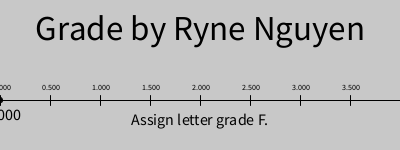
Frame 1 (no input)
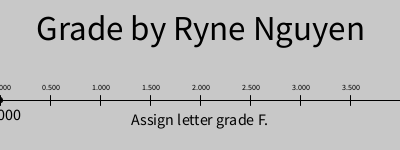
Frame 60 (the mouse pressed at the canvas centre just before this capture)
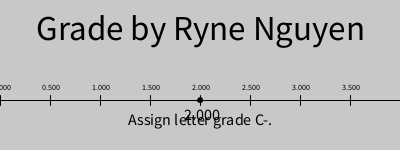
Frame 120 (the mouse held since frame 60 and released just before this capture)

The Processing sketch that drew these frames (run headless with seeded random() and noise(); from frame 60 on, the mouse is pressed at the canvas centre):

// Processing sketch: gradingapp
// ── gradingapp.pde
// Ryne Nguyen | Grading Apps | 13 Sept. 2024
float grade;
void setup() {
  size(400, 150);
  background(200);
}

void draw () {
  background(200);
  textSize(35);
  textAlign(CENTER);
  fill(0);
  text("Grade by Ryne Nguyen", width/2, 40);

  line(0, 100, width, 100);
  for (int i=0; i<width; i+=50) {
    line(i, 95, i, 105);
    textSize(8);
    text((float)i/width*4, i, 90);
  }

  ellipse(mouseX, 100, 5, 5);
  textSize(16);
  text((float)mouseX/width*4, mouseX, 120);
  assignGrade((float)mouseX/width*4);
  grade = random(0, 4.0001);
}

void assignGrade(float tgrade) {
  if (tgrade >= 3.51) {
    text("Assign letter grade A.", width/2, 125);
  } else if (tgrade >= 3.0) { // In one conditional statement, you can only ever have one if and one else. However, you can have as many else if's as you like!
    text("Assign letter grade A-", width/2, 125);
  } else if (tgrade >= 2.84) { // In one conditional statement, you can only ever have one if and one else. However, you can have as many else if's as you like!
    text("Assign letter grade B+.", width/2, 125);
  } else if (tgrade >= 2.67) { // In one conditional statement, you can only ever have one if and one else. However, you can have as many else if's as you like!
    text("Assign letter grade B.", width/2, 125);
  } else if (tgrade >= 2.50) { // In one conditional statement, you can only ever have one if and one else. However, you can have as many else if's as you like!
    text("Assign letter grade B-.", width/2, 125);
  } else if (tgrade >= 2.34) { // In one conditional statement, you can only ever have one if and one else. However, you can have as many else if's as you like!
    text("Assign letter grade C+.", width/2, 125);
  } else if (tgrade >= 2.17) { // In one conditional statement, you can only ever have one if and one else. However, you can have as many else if's as you like!
    text("Assign letter grade C.", width/2, 125);
  } else if (tgrade >= 2.0) { // In one conditional statement, you can only ever have one if and one else. However, you can have as many else if's as you like!
    text("Assign letter grade C-.", width/2, 125);
  } else if (tgrade >= 1.66) { // In one conditional statement, you can only ever have one if and one else. However, you can have as many else if's as you like!
    text("Assign letter grade D+.", width/2, 125);
  } else if (tgrade >= 1.33) { // In one conditional statement, you can only ever have one if and one else. However, you can have as many else if's as you like!
    text("Assign letter grade D.", width/2, 125);
  } else if (tgrade >= 1.0) { // In one conditional statement, you can only ever have one if and one else. However, you can have as many else if's as you like!
    text("Assign letter grade D-.", width/2, 125);
  } else {
    text("Assign letter grade F.", width/2, 125);
  }
}
